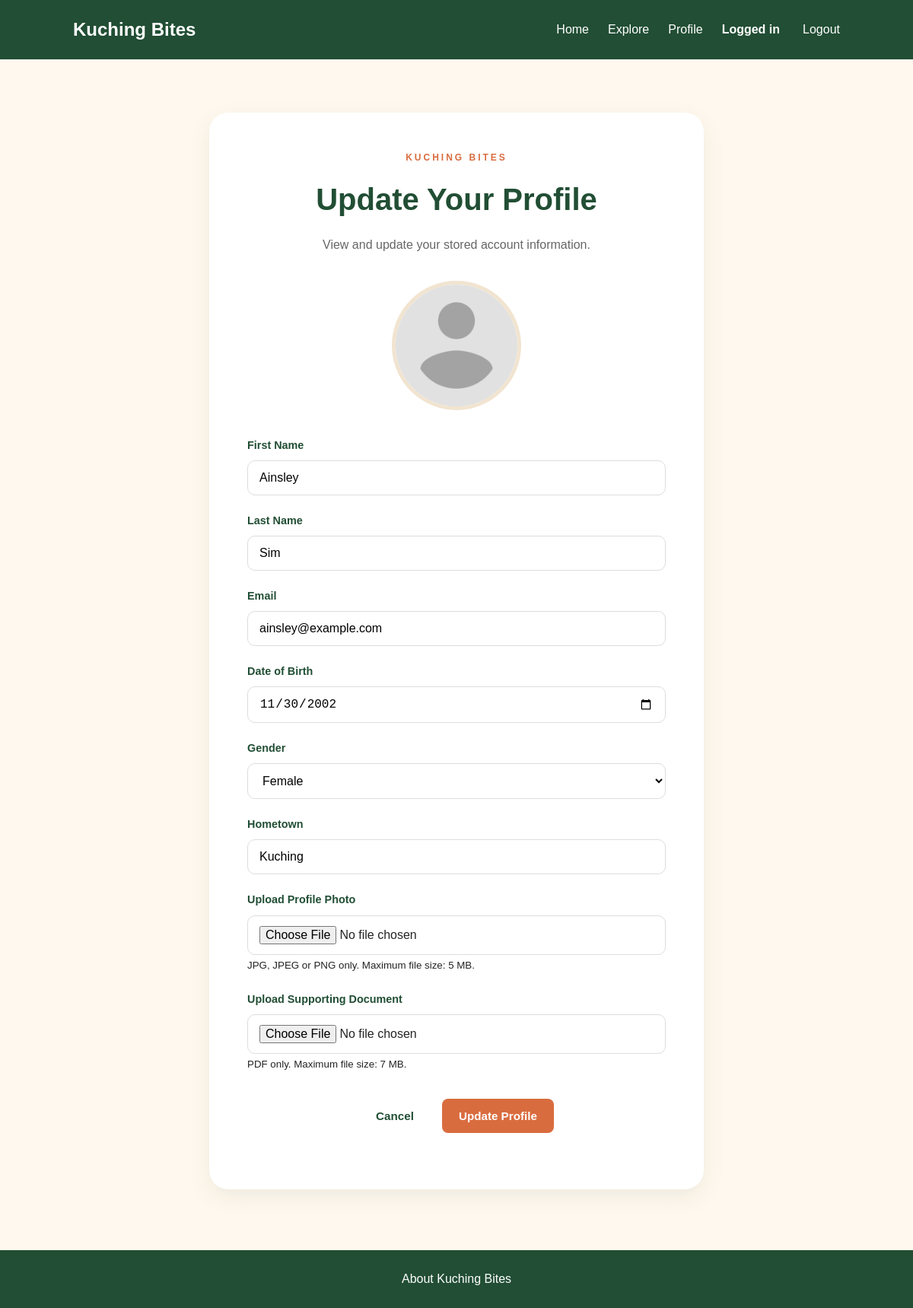
Page /update_profile.php (signed in) on the committed database.
### tables this page shows
CREATE TABLE `user_table` (
  `email` varchar(50) NOT NULL,
  `first_name` varchar(50) NOT NULL,
  `last_name` varchar(50) NOT NULL,
  `dob` date DEFAULT NULL,
  `gender` varchar(6) NOT NULL,
  `hometown` varchar(50) NOT NULL,
  `profile_image` varchar(100) DEFAULT NULL,
  `supporting_document` varchar(100) DEFAULT NULL
);

### update_profile.php (the view, shortened to what this page needs)
<?php
require_once "db.php";
$originalEmail = $_SESSION["email"];
$stmt = $conn->prepare("
    SELECT first_name, last_name, email, dob, gender, hometown,
           profile_image, supporting_document
    FROM user_table
    WHERE email = ?
");
$stmt->bind_param("s", $originalEmail);
$stmt->execute();
$user = $stmt->get_result()->fetch_assoc();
$firstName = $user["first_name"];
$lastName = $user["last_name"];
$userEmail = $user["email"];
$dob = $user["dob"] ?? "";
$gender = $user["gender"];
$hometown = $user["hometown"];
$profileImage = !empty($user["profile_image"])
    ? $user["profile_image"]
    : "image/defaultprofile.png";
?>
<!DOCTYPE html>
<html lang="en">
<head>
    <link rel="stylesheet" href="style/style.css">
</head>
<body>
    <header class="navbar">
        <h1 class="logo">Kuching Bites</h1>
        <nav>
            <a href="index.php">Home</a>
            <a href="main_menu.php">Explore</a>
            <a href="profile.php">Profile</a>
            <span class="nav-user">Logged in</span>
            <a href="logout.php">Logout</a>
        </nav>
    </header>
    <main>
        <section class="update-profile-page">
            <div class="update-profile-card">
                <p class="section-label">KUCHING BITES</p>
                <h2>Update Your Profile</h2>
                <p class="update-intro">View and update your stored account information.</p>
                <div class="update-profile-photo">
                    <?php if (file_exists($profileImage)): ?>
                        <img
                            src="<?php echo htmlspecialchars($profileImage); ?>"
                            alt="Profile image"
                        >
                    <?php else: ?>
                        <div class="profile-placeholder">
                            <?php echo strtoupper(substr($firstName, 0, 1)); ?>
                        </div>
                    <?php endif; ?>
                </div>
                <form
                    action="update_profile.php"
                    method="POST"
                    enctype="multipart/form-data"
                    class="update-profile-form"
                >
                    <div class="form-group">
                        <label for="first_name">First Name</label>
                        <input
                            type="text"
                            id="first_name"
                            name="first_name"
                            maxlength="50"
                            value="<?php echo htmlspecialchars($firstName); ?>"
                            required
                        >
                    </div>
                    <div class="form-group">
                        <label for="last_name">Last Name</label>
                        <input
                            type="text"
                            id="last_name"
                            name="last_name"
                            maxlength="50"
                            value="<?php echo htmlspecialchars($lastName); ?>"
                            required
                        >
                    </div>
                    <div class="form-group">
                        <label for="email">Email</label>
                        <input
                            type="email"
                            id="email"
                            name="email"
                            maxlength="50"
                            value="<?php echo htmlspecialchars($userEmail); ?>"
                            required
                        >
                    </div>
                    <div class="form-group">
                        <label for="dob">Date of Birth</label>
                        <input
                            type="date"
                            id="dob"
                            name="dob"
                            value="<?php echo htmlspecialchars($dob); ?>"
                        >
                    </div>
                    <div class="form-group">
                        <label for="gender">Gender</label>
                        <select id="gender" name="gender" required>
                            <option value="Female" <?php echo ($gender === "Female") ? "selected" : ""; ?>>Female</option>
                        </select>
                    </div>
                    <div class="form-group">
                        <label for="hometown">Hometown</label>
                        <input
                            type="text"
                            id="hometown"
                            name="hometown"
                            maxlength="50"
                            value="<?php echo htmlspecialchars($hometown); ?>"
                            required
                        >
                    </div>
                    <div class="form-group">
                        <label for="profile_image">Upload Profile Photo</label>
                        <input
                            type="file"
                            id="profile_image"
                            name="profile_image"
                            accept=".jpg,.jpeg,.png"
                        >
                        <small>JPG, JPEG or PNG only. Maximum file size: 5 MB.</small>
                    </div>
                    <div class="form-group">
                        <label for="supporting_document">Upload Supporting Document</label>
                        <input
                            type="file"
                            id="supporting_document"
                            name="supporting_document"
                            accept=".pdf,application/pdf"
                        >
                        <small>PDF only. Maximum file size: 7 MB.</small>
                    </div>
                    <div class="profile-links">
                        <a href="main_menu.php" class="btn btn-secondary">Cancel</a>
                        <button type="submit" class="btn btn-primary">Update Profile</button>
                    </div>
                </form>
            </div>
        </section>
    </main>
    <footer>
        <a href="about.php">About Kuching Bites</a>
    </footer>
</body>
</html>

### style/style.css (style rules this page uses)
* { box-sizing: border-box; margin: 0; padding: 0; }
body { font-family: Arial, sans-serif; background-color: #fff8ee; color: #242424; line-height: 1.6; min-height: 100vh; display: flex; flex-direction: column; }
main { flex: 1; }
.navbar { display: flex; justify-content: space-between; align-items: center; padding: 20px 8%; background-color: #214e34; }
.logo { color: white; font-size: 1.5rem; }
.navbar nav { display: flex; gap: 25px; }
.navbar a { color: white; text-decoration: none; }
.btn { display: inline-block; padding: 12px 24px; border-radius: 8px; text-decoration: none; font-weight: bold; transition: transform 0.25s ease, box-shadow 0.25s ease, background-color 0.25s ease; }
.btn-primary { background-color: #d96c3f; color: white; }
.btn-secondary { background-color: white; color: #214e34; }
footer { padding: 25px; text-align: center; background-color: #214e34; }
footer a { color: white; text-decoration: none; }
.section-label { color: #d96c3f; font-size: 0.75rem; font-weight: bold; letter-spacing: 3px; margin-bottom: 12px; }
.profile-links { display: flex; justify-content: center; gap: 15px; flex-wrap: wrap; margin-bottom: 20px; }
.profile-links .btn { display: inline-block; padding: 14px 25px; border-radius: 8px; text-decoration: none; font-weight: bold; transition: 0.2s ease; }
.profile-links .btn-primary { background-color: #d96c3f; color: white; }
.profile-links .btn-secondary { background-color: white; color: #214e34; border: 1px solid #e5e5e5; }
.update-profile-page { background-color: #fff8ee; min-height: calc(100vh - 140px); padding: 70px 30px 80px; display: flex; justify-content: center; align-items: flex-start; }
.update-profile-card { width: 100%; max-width: 650px; background-color: white; padding: 50px; border-radius: 25px; box-shadow: 0 10px 30px rgba(33, 78, 52, 0.08); text-align: center; }
.update-profile-card h2 { color: #214e34; font-size: 2.5rem; margin: 0 0 15px; }
.update-intro { color: #666; font-size: 1rem; line-height: 1.6; margin-bottom: 35px; }
.update-profile-photo { width: 170px; height: 170px; margin: 0 auto 35px; border-radius: 50%; overflow: hidden; border: 5px solid #f1e4d0; }
.update-profile-photo img { width: 100%; height: 100%; object-fit: cover; display: block; }
.update-profile-form { text-align: left; }
.form-group { margin-bottom: 22px; }
.form-group label { display: block; color: #214e34; font-weight: bold; font-size: 0.9rem; margin-bottom: 8px; }
.form-group input, .form-group select { width: 100%; padding: 13px 15px; border: 1px solid #ddd; border-radius: 10px; background-color: #fff; font-size: 1rem; box-sizing: border-box; }
.profile-links { display: flex; justify-content: center; align-items: center; gap: 15px; margin-top: 30px; }
.profile-links .btn { display: inline-block; padding: 14px 22px; border-radius: 8px; font-size: 0.95rem; font-weight: bold; text-decoration: none; cursor: pointer; box-sizing: border-box; }
.profile-links .btn-primary { background-color: #d96c3f; color: white; border: none; }
.profile-links .btn-secondary { background-color: white; color: #214e34; border: none; }
.nav-user { color: white; font-weight: 600; margin-right: 5px; }

### rows in the picture
user_table: first_name "Ainsley", last_name "Sim", email "ainsley@example.com", dob "11/30/2002", gender "Female", hometown "Kuching"
